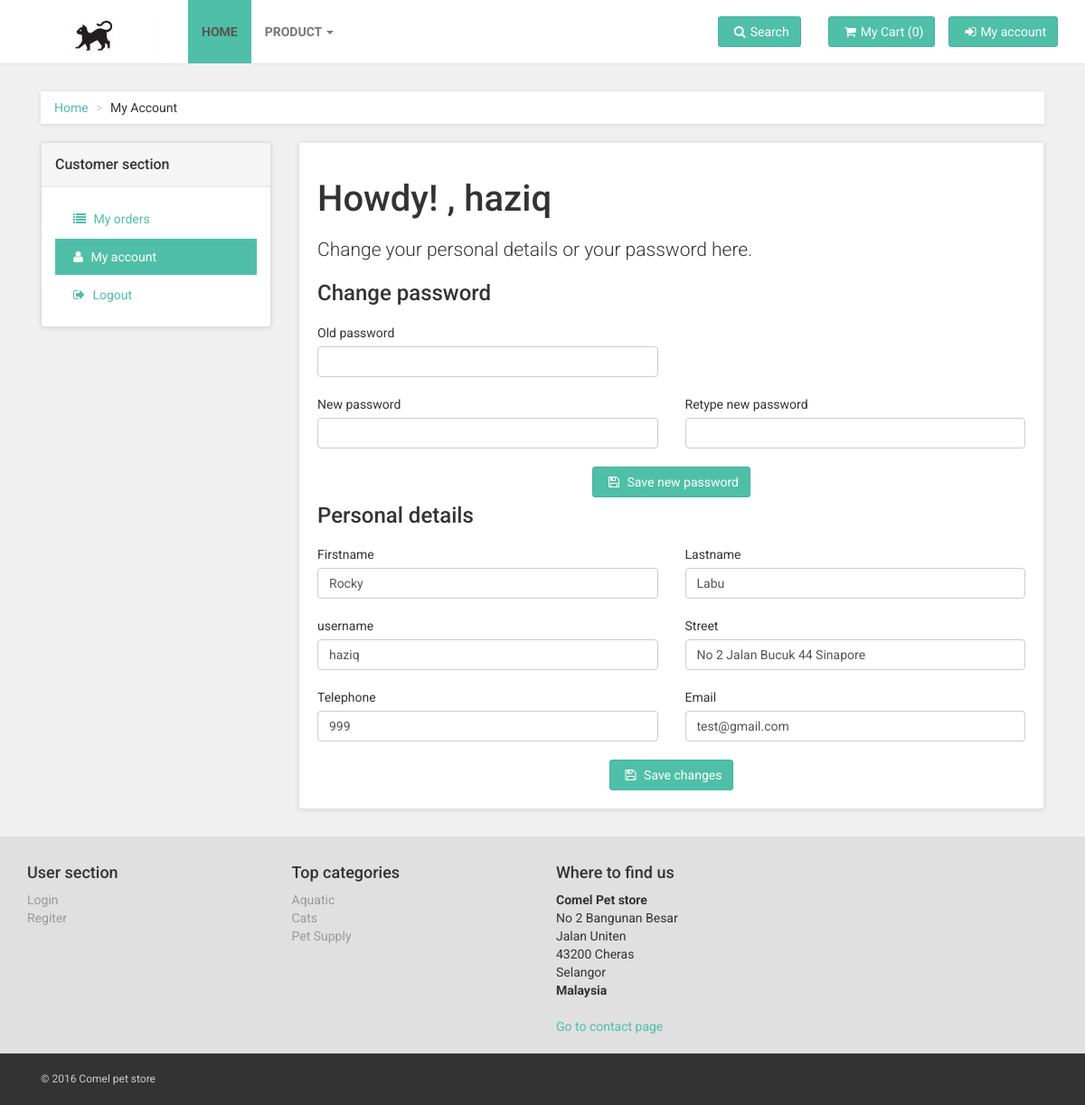
/myacc.php (signed in), run on the app's committed database.
### tables this page shows
CREATE TABLE IF NOT EXISTS `users` (
  `memid` varchar(10) NOT NULL,
  `username` varchar(30) NOT NULL,
  `fname` varchar(10) NOT NULL,
  `lname` varchar(10) NOT NULL,
  `password` varchar(30) NOT NULL,
  `email` varchar(30) NOT NULL,
  `address` varchar(200) NOT NULL,
  `tel` varchar(15) NOT NULL,
  `level` varchar(50) NOT NULL,
  `status` varchar(5) NOT NULL,
  PRIMARY KEY (`memid`)
);

### myacc.php (the view, shortened to what this page needs)
<!DOCTYPE html>
<?php
require('main/main.php');
$user = $_SESSION['user'];
$qr = mysql_query("SELECT * FROM users WHERE memid ='$user'");
$data = mysql_fetch_array($qr);
 ?>
<html lang="en">
<head>
    <link href="css/font-awesome.css" rel="stylesheet">
    <link href="css/bootstrap.min.css" rel="stylesheet">
    <link href="css/animate.min.css" rel="stylesheet">
    <link href="css/owl.carousel.css" rel="stylesheet">
    <link href="css/owl.theme.css" rel="stylesheet">
    <link href="css/style.default.css" rel="stylesheet" id="theme-stylesheet">
    <link href="css/custom.css" rel="stylesheet">
</head>
<body>
    <div id="all">
        <div id="content">
            <div class="container">
                <div class="col-md-12">
                    <ul class="breadcrumb">
                        <li><a href="#">Home</a>
                        </li>
                        <li>My Account</li>
                    </ul>
                </div>
                <div class="col-md-3">
                    <div class="panel panel-default sidebar-menu">
                        <div class="panel-heading">
                            <h3 class="panel-title">Customer section</h3>
                        </div>
                        <div class="panel-body">
                            <ul class="nav nav-pills nav-stacked">
                                <li >
                                    <a href="myOrder.php?id=<?php echo $data1['orderid']; ?>"><i class="fa fa-list"></i> My orders</a>
                                </li>
                                <li class="active">
                                    <a href="myacc.php"><i class="fa fa-user"></i> My account</a>
                                </li>
                                <li>
                                    <a href="main/logout.php"><i class="fa fa-sign-out"></i> Logout</a>
                                </li>
                            </ul>
                        </div>
                    </div>
                </div>
                <div class="col-md-9">
                    <div class="box">
                        <h1>Howdy! , <?php echo $_SESSION['username']; ?></h1>
                        <p class="lead">Change your personal details or your password here.</p>
                        <h3>Change password</h3>
                        <form action="changepw.php" method="post">
                            <div class="row">
                                <div class="col-sm-6">
                                    <div class="form-group">
                                        <label for="password_old">Old password</label>
                                        <input type="password" class="form-control" id="password_old" name="pw">
                                    </div>
                                </div>
                            </div>
                            <div class="row">
                                <div class="col-sm-6">
                                    <div class="form-group">
                                        <label for="password_1">New password</label>
                                        <input type="password" class="form-control" id="password_1" name="pw1">
                                    </div>
                                </div>
                                <div class="col-sm-6">
                                    <div class="form-group">
                                        <label for="password_2">Retype new password</label>
                                        <input type="password" class="form-control" id="password_2" name="pw2">
                                    </div>
                                </div>
                            </div>
                            <div class="col-sm-12 text-center">
                                <button type="submit" class="btn btn-primary"><i class="fa fa-save"></i> Save new password</button>
                            </div>
                        </form>
                        <h3>Personal details</h3>
                        <form method="post" action="updateuser.php?uname=<?php echo $_SESSION['user']; ?>">
                            <div class="row">
                                <div class="col-sm-6">
                                    <div class="form-group">
                                        <label for="firstname">Firstname</label>
                                        <input type="text" class="form-control" id="firstname" value="<?php echo $data['fname']; ?>" name="fname">
                                    </div>
                                </div>
                                <div class="col-sm-6">
                                    <div class="form-group">
                                        <label for="lastname">Lastname</label>
                                        <input type="text" class="form-control" id="lastname" value="<?php echo $data['lname']; ?>" name="lname">
                                    </div>
                                </div>
                            </div>
                            <div class="row">
                              <div class="col-sm-6">
                                  <div class="form-group">
                                      <label for="lastname">username</label>
                                      <input type="text" class="form-control" id="lastname" value="<?php echo $data['username']; ?>" name="uname">
                                  </div>
                              </div>
                                <div class="col-sm-6">
                                    <div class="form-group">
                                        <label for="street">Street</label>
                                        <input type="text" class="form-control" id="street" value="<?php echo $data['address']; ?>" name="addr">
                                    </div>
                                </div>
                            </div>
                            <div class="row">
                                <div class="col-sm-6">
                                    <div class="form-group">
                                        <label for="phone">Telephone</label>
                                        <input type="text" class="form-control" id="phone" value="<?php echo $data['tel']; ?>" name="tel">
                                    </div>
                                </div>
                                <div class="col-sm-6">
                                    <div class="form-group">
                                        <label for="email">Email</label>
                                        <input type="text" class="form-control" id="email" value="<?php echo $data['email']; ?>" name="email">
                                    </div>
                                </div>
                                <div class="col-sm-12 text-center">
                                    <button type="submit" class="btn btn-primary"><i class="fa fa-save"></i> Save changes</button>
                                </div>
                            </div>
                        </form>
                    </div>
                </div>
            </div>
        </div>
    </div>
</body>
</html>

### css/style.default.css (style rules this page uses)
a, button { -webkit-transition: all 0.2s ease-out; -moz-transition: all 0.2s ease-out; transition: all 0.2s ease-out; }
a i.fa, button i.fa { margin: 0 5px; }
p.lead { font-weight: 300; }
h1 { font-weight: 700; font-size: 40px; }
.breadcrumb { -webkit-box-shadow: 0 1px 5px rgba(0, 0, 0, 0.1); box-shadow: 0 1px 5px rgba(0, 0, 0, 0.1); }
.box { background: #fff; margin: 0 0 30px; border: solid 1px #e6e6e6; -webkit-box-sizing: border-box; -moz-box-sizing: border-box; box-sizing: border-box; padding: 20px; -webkit-box-shadow: 0 1px 5px rgba(0, 0, 0, 0.1); box-shadow: 0 1px 5px rgba(0, 0, 0, 0.1); }
#content .panel.sidebar-menu { -webkit-box-sizing: border-box; -moz-box-sizing: border-box; box-sizing: border-box; -webkit-box-shadow: 0 1px 5px rgba(0, 0, 0, 0.1); box-shadow: 0 1px 5px rgba(0, 0, 0, 0.1); }
#content .panel.sidebar-menu h3 { padding: 5px 0; margin: 0; }
.nav { margin-bottom: 0; padding-left: 0; list-style: none; }
.nav > li > a { padding: 10px 15px; }
.nav-pills > li > a { border-radius: 0; }
.nav-pills > li.active > a, .nav-pills > li.active > a:hover, .nav-pills > li.active > a:focus { color: #ffffff; background-color: #4fbfa8; }
body { font-family: "Roboto", Helvetica, Arial, sans-serif; font-size: 14px; line-height: 1.42857143; color: #333333; background-color: #f0f0f0; }
a { color: #4fbfa8; text-decoration: none; }
.breadcrumb { padding: 8px 15px; margin-bottom: 20px; background-color: #ffffff; border-radius: 0; }
.breadcrumb > li + li:before { content: ">\00a0"; color: #cccccc; }
.btn { font-weight: normal; font-family: "Roboto", Helvetica, Arial, sans-serif; padding: 6px 12px; font-size: 14px; line-height: 1.42857143; border-radius: 3px; }
.btn-primary { color: #ffffff; background-color: #4fbfa8; border-color: #41b39c; }
label { font-weight: normal; }
.form-control { -webkit-box-shadow: none; box-shadow: none; }
.form-group { margin-bottom: 20px; }
h1, h2, h3, h4, h5, h6, .h1, .h2, .h3, .h4, .h5, .h6 { font-family: inherit; font-weight: 500; line-height: 1.1; color: inherit; }
h1, .h1, h2, .h2, h3, .h3 { margin-top: 20px; margin-bottom: 20px; }
p, ul, ol { margin: 0 0 20px; }
.lead { margin-bottom: 20px; font-size: 16px; }
@media (min-width: 768px) { .lead { font-size: 21px; } }

### data on the page
users: fname "Rocky", lname "Labu", uname "haziq", addr "No 2 Jalan Bucuk 44 Sinapore", tel "999", email "test@gmail.com"

### other printed values
count($_SESSION['cart']) "0"
$_SESSION['username'] "haziq"
